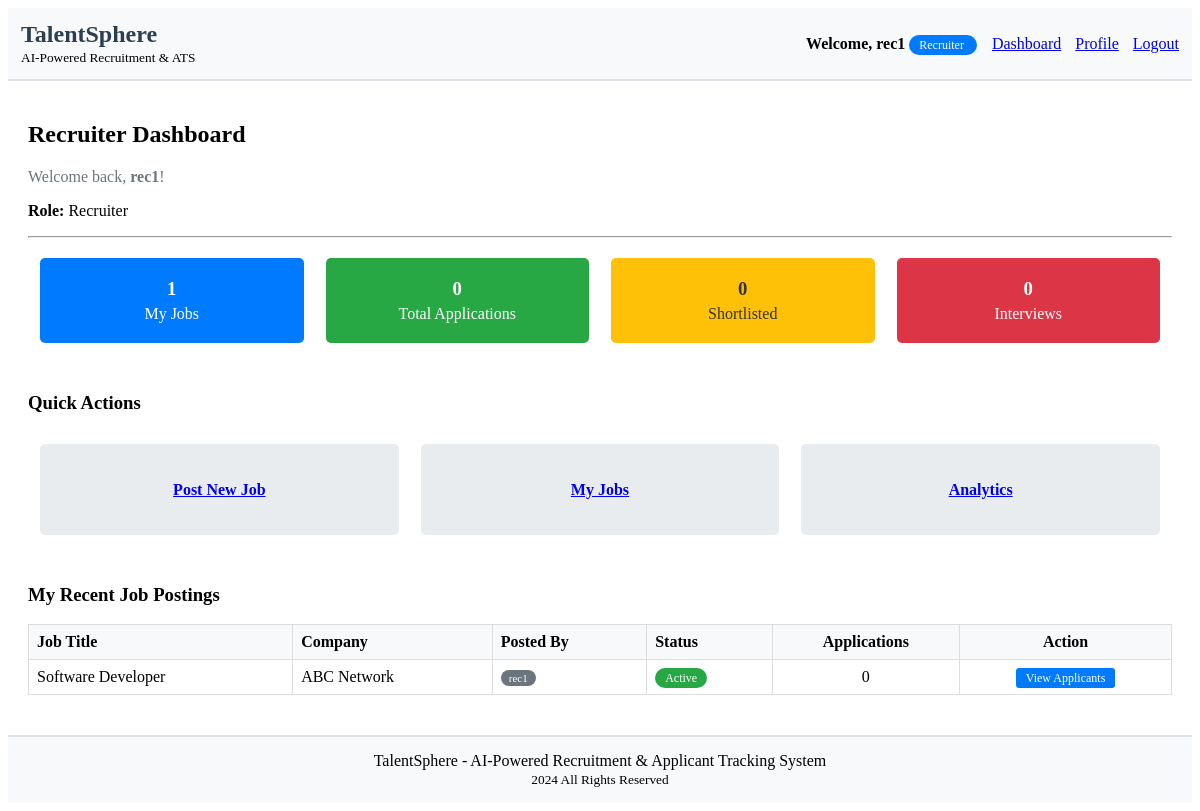
The page /accounts/dashboard/ (signed in) on the database as committed earlier.
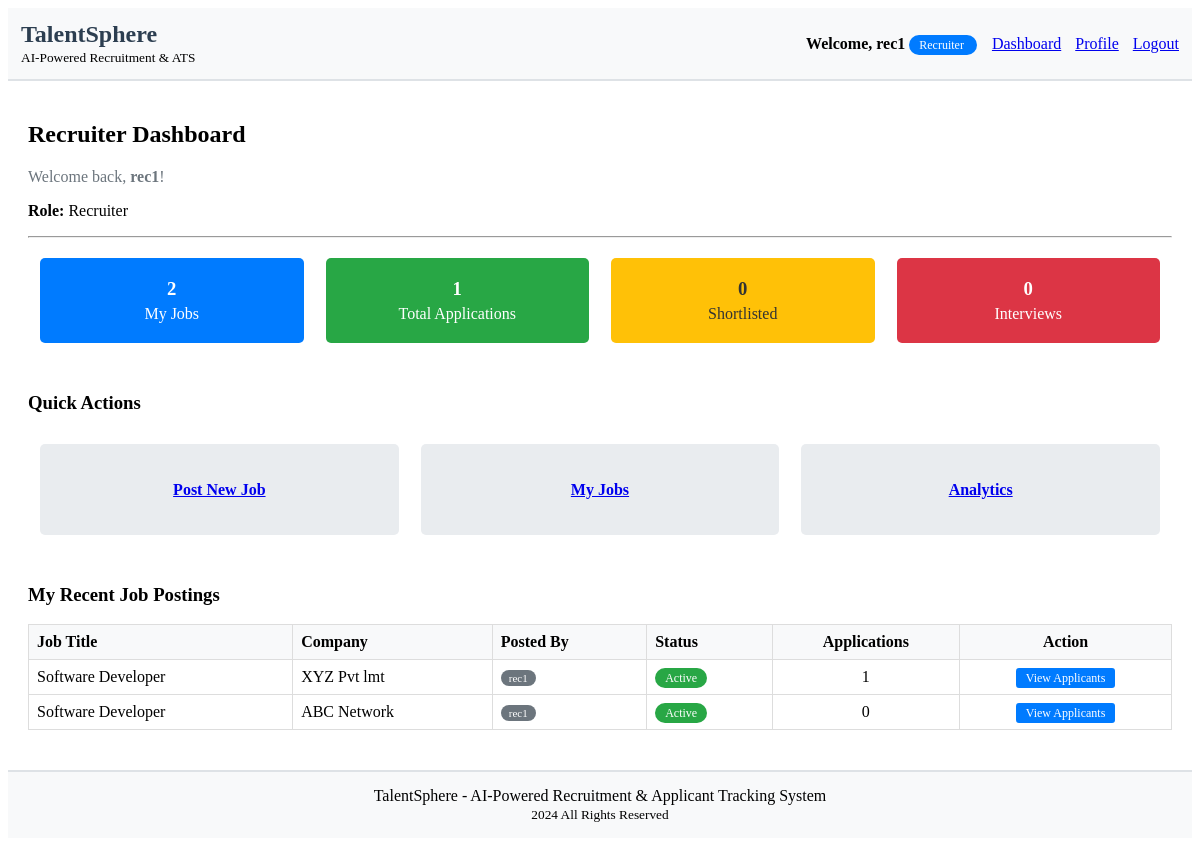
The same page on the database as committed later.
### accounts/models.py (models this page shows, shortened)
class Job(models.Model):
    JOB_STATUS = (
        ('active', 'Active'),
        ('closed', 'Closed'),
        ('draft', 'Draft'),
    )
    EXPERIENCE_LEVELS = (
        ('entry', 'Entry Level'),
        ('mid', 'Mid Level'),
        ('senior', 'Senior Level'),
        ('lead', 'Lead'),
        ('executive', 'Executive'),
    )
    title = models.CharField(max_length=200)
    company = models.CharField(max_length=100)
    location = models.CharField(max_length=200)
    description = models.TextField()
    requirements = models.TextField()
    required_skills = models.TextField(blank=True, null=True, help_text="Comma separated skills")
    experience_level = models.CharField(max_length=20, choices=EXPERIENCE_LEVELS, default='mid')
    salary_min = models.DecimalField(max_digits=10, decimal_places=2, null=True, blank=True)
    salary_max = models.DecimalField(max_digits=10, decimal_places=2, null=True, blank=True)
    status = models.CharField(max_length=20, choices=JOB_STATUS, default='active')
    created_by = models.ForeignKey(User, on_delete=models.CASCADE, related_name='jobs')
    created_at = models.DateTimeField(auto_now_add=True)
    updated_at = models.DateTimeField(auto_now=True)
    class Meta:
        ordering = ['-created_at']

### accounts/views.py (the view, shortened to what this page needs)
# urls.py: path('dashboard/', views.dashboard, name='dashboard'),
@login_required
def dashboard(request):
    user = request.user
    role = user.profile.role
    if role == 'recruiter':
        jobs = Job.objects.filter(created_by=user)
        total_applications = JobApplication.objects.filter(job__created_by=user).count()
        context = {
            'user': user,
            'total_jobs': jobs.count(),
            'total_applications': total_applications,
            'shortlisted': JobApplication.objects.filter(job__created_by=user, status='shortlisted').count(),
            'interviews_scheduled': JobApplication.objects.filter(job__created_by=user, status='interview').count(),
            'jobs': jobs
        }
        return render(request, 'accounts/recruiter_dashboard.html', context)

### accounts/templates/accounts/recruiter_dashboard.html (shortened to what the changed rows need)
{% extends 'accounts/base.html' %}
{% block content %}
    <h2>Recruiter Dashboard</h2>
    <table width="100%" cellpadding="10">
        <tr>
            <td width="25%">
                <div style="background-color: #007bff; color: white; padding: 20px; border-radius: 5px; text-align: center;">
                    <h3 style="margin: 0;">{{ total_jobs }}</h3>
                    <p style="margin: 5px 0 0;">My Jobs</p>
                </div>
            </td>
            <td width="25%">
                <div style="background-color: #28a745; color: white; padding: 20px; border-radius: 5px; text-align: center;">
                    <h3 style="margin: 0;">{{ total_applications }}</h3>
                    <p style="margin: 5px 0 0;">Total Applications</p>
                </div>
            </td>
        </tr>
    </table>
    <br>
    <br>
    {% if jobs %}
        <table width="100%" style="border-collapse: collapse; border: 1px solid #ddd;">
            <thead style="background-color: #f8f9fa;">
                <tr>
                    <th style="border: 1px solid #ddd; padding: 8px; text-align: left;">Job Title</th>
                    <th style="border: 1px solid #ddd; padding: 8px; text-align: left;">Company</th>
                    <th style="border: 1px solid #ddd; padding: 8px; text-align: left;">Posted By</th>
                    <th style="border: 1px solid #ddd; padding: 8px; text-align: left;">Status</th>
                    <th style="border: 1px solid #ddd; padding: 8px; text-align: center;">Applications</th>
                    <th style="border: 1px solid #ddd; padding: 8px; text-align: center;">Action</th>
                </tr>
            </thead>
            <tbody>
                {% for job in jobs|slice:":5" %}
                <tr>
                    <td style="border: 1px solid #ddd; padding: 8px;">{{ job.title }}</td>
                    <td style="border: 1px solid #ddd; padding: 8px;">{{ job.company }}</td>
                    <td style="border: 1px solid #ddd; padding: 8px;">
                        <span style="background-color: #6c757d; color: white; padding: 2px 8px; border-radius: 10px; font-size: 11px;">
                            {{ job.created_by.username }}
                        </span>
                    </td>
                    <td style="border: 1px solid #ddd; padding: 8px;">
                        <span style="background-color:
                            {% if job.status == 'active' %}#28a745
                            {% elif job.status == 'draft' %}#ffc107
                            {% else %}#dc3545{% endif %};
                            color: white; padding: 3px 10px; border-radius: 12px; font-size: 12px;">
                            {{ job.get_status_display }}
                        </span>
                    </td>
                    <td style="border: 1px solid #ddd; padding: 8px; text-align: center;">{{ job.applications.count }}</td>
                    <td style="border: 1px solid #ddd; padding: 8px; text-align: center;">
                        <a href="{% url 'job_applications' job.id %}" style="background-color: #007bff; color: white; padding: 3px 10px; text-decoration: none; border-radius: 3px; font-size: 12px;">
                            View Applicants
                        </a>
                    </td>
                </tr>
                {% endfor %}
            </tbody>
        </table>
    {% else %}
        <p style="text-align: center; padding: 20px; color: #6c757d;">
            You haven't posted any jobs yet. <a href="{% url 'create_job' %}">Post your first job</a>
        </p>
    {% endif %}
{% endblock %}

Rows that differ between the two databases and show on the page:
added Job: title "Software Developer", company "XYZ Pvt lmt", created_by.username "rec1", status "Active", applications.count "1"
Other text that changed with them:
{{ total_jobs }}: "1" → "2"
{{ total_applications }}: "0" → "1"
